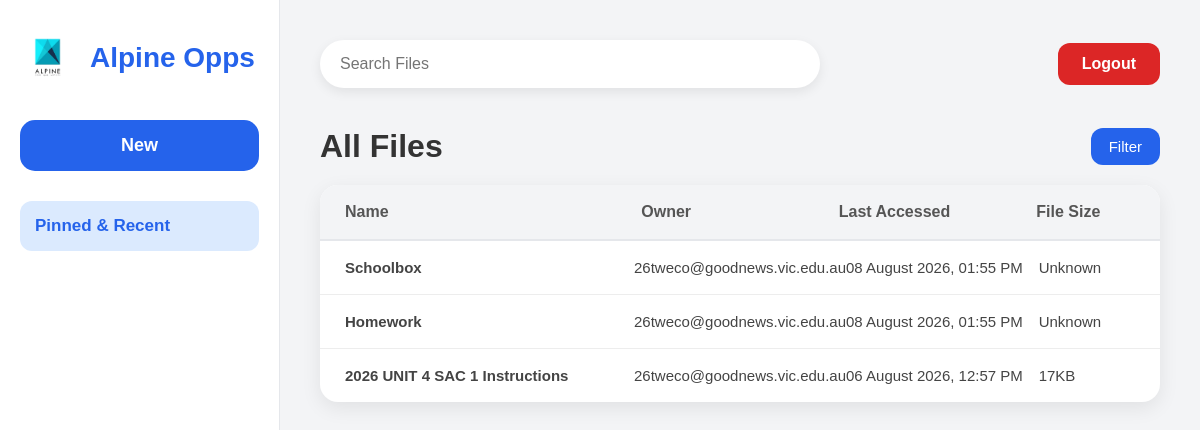
Page /dashboard (signed in) on the earlier database version.
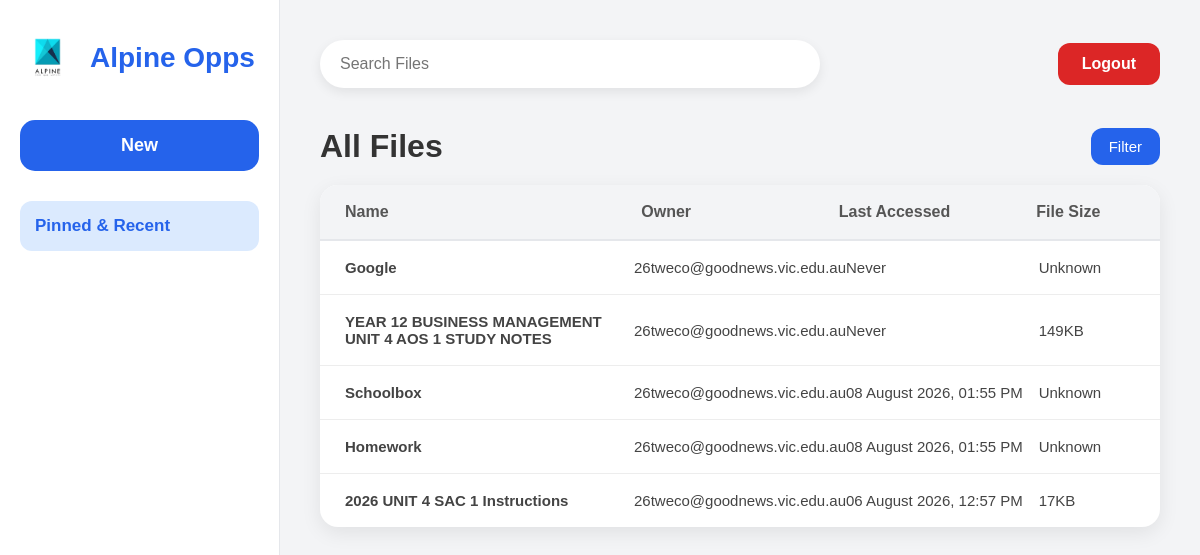
Same page on the later database version.
### tables this page shows
CREATE TABLE Files (

        FileID INTEGER PRIMARY KEY AUTOINCREMENT,

        FileName TEXT NOT NULL,

        FileType TEXT NOT NULL,

        FileURL TEXT NOT NULL,

        FileOwner TEXT NOT NULL,

        LastAccessed TEXT NOT NULL,

        FileSize TEXT,

        IsPinned INTEGER DEFAULT 0

    );

### app.py (the view)
@app.route("/dashboard")
def dashboard():
    if "email" not in session:
        return redirect(url_for("login_page"))
    connection = sqlite3.connect(DATABASE)
    connection.row_factory = sqlite3.Row
    cursor = connection.cursor()
    cursor.execute("""
        SELECT *
        FROM Files
        ORDER BY IsPinned DESC, FileID DESC
    """)
    files = cursor.fetchall()
    connection.close()
    return render_template(
        "dashboard.html",
        files=files
    )

### templates/dashboard.html (shortened to what this page needs)
<!DOCTYPE html>
<html lang="en">
<head>
    <link
        rel="stylesheet"
        href="{{ url_for('static', filename='css/dashboard.css') }}"
    >
</head>
<body>
<div class="container">
    <aside class="sidebar">
        <div class="logo">
            <img
                src="{{ url_for('static', filename='images/logo.png') }}"
                alt="Logo"
            >
            <h2>Alpine Opps</h2>
        </div>
        <form action="{{ url_for('newfile') }}" method="GET">
            <button type="submit" class="new-btn">
                New
            </button>
        </form>
        <div class="menu">
            <div class="menu-item active">
                <p>Pinned & Recent</p>
            </div>
        </div>
    </aside>
    <main class="main-content">
        <header class="topbar">
            <div class="search-box">
                <input type="text" placeholder="Search Files">
            </div>
            <a href="{{ url_for('logout') }}" class="logout-btn">
                Logout
            </a>
        </header>
        <section class="files-header">
            <h1>All Files</h1>
            <button class="filter-btn">
                Filter
            </button>
        </section>
        <section class="file-table">
            <div class="table-head">
                <div>Name</div>
                <div>Owner</div>
                <div>Last Accessed</div>
                <div>File Size</div>
            </div>
            {% for file in files %}
                <div
                    class="table-row"
                    onclick="window.open('{{ url_for('open_file', file_id=file['FileID']) }}', '_blank')"
                    tabindex="0"
                    role="button"
                    onkeydown="if(event.key==='Enter' || event.key===' '){
                        event.preventDefault();
                        window.open('{{ url_for('open_file', file_id=file['FileID']) }}', '_blank');
                    }" >
                    <div class="file-name">
                        {{ file["FileName"] }}
                    </div>
                    <div>
                        {{ file["FileOwner"] }}
                    </div>
                    <div>
                        {{ file["LastAccessed"] }}
                    </div>
                    <div>
                        {{ file["FileSize"] }}
                    </div>
                </div>
            {% endfor %}
        </section>
    </main>
</div>
</body>
</html>

### static/css/dashboard.css (style rules this page uses)
* { margin:0; padding:0; box-sizing:border-box; font-family:Arial, Helvetica, sans-serif; }
body { background:#f3f4f6; color:#333; }
.container { display:flex; height:100vh; }
.sidebar { width:280px; background:#ffffff; border-right:1px solid #e5e7eb; padding:30px 20px; display:flex; flex-direction:column; }
.logo { display:flex; align-items:center; gap:15px; margin-bottom:35px; }
.logo img { width:55px; }
.logo h2 { font-size:28px; color:#2563eb; }
.new-btn { width:100%; padding:15px; border:none; border-radius:15px; background:#2563eb; color:white; font-size:18px; font-weight:bold; cursor:pointer; margin-bottom:30px; transition:.2s; }
.menu { margin-bottom:20px; }
.menu-item { padding:15px; border-radius:12px; cursor:pointer; transition:.2s; font-size:17px; }
.active { background:#dbeafe; color:#2563eb; font-weight:bold; }
.main-content { flex:1; padding:40px; }
.topbar { display:flex; justify-content:space-between; align-items:center; margin-bottom:40px; }
.search-box { width:500px; }
.search-box input { width:100%; padding:15px 20px; border:none; border-radius:30px; background:white; font-size:16px; outline:none; box-shadow:0 4px 12px rgba(0,0,0,.08); }
.logout-btn { text-decoration:none; background:#dc2626; color:white; padding:12px 24px; border-radius:12px; font-weight:bold; transition:.2s; }
.files-header { display:flex; justify-content:space-between; align-items:center; margin-bottom:25px; }
.files-header h1 { font-size:34px; font-weight:600; }
.filter-btn { background:#2563eb; color:white; border:none; border-radius:12px; padding:12px 24px; font-size:15px; cursor:pointer; transition:.2s; }
.file-table { background:white; border-radius:18px; overflow:hidden; box-shadow:0 8px 20px rgba(0,0,0,.08); }
.table-head { display:grid; grid-template-columns:3fr 2fr 2fr 1fr; background:#f8fafc; padding:20px 30px; font-weight:bold; color:#666; border-bottom:2px solid #e5e7eb; }
.table-row { display:grid; grid-template-columns:3fr 2fr 2fr 1fr; padding:20px 30px; border-bottom:1px solid #f1f1f1; transition:.2s; }
.table-row:last-child { border-bottom:none; }
.table-row div:first-child { font-weight:600; }
.files-header { display:flex; justify-content:space-between; align-items:center; margin-bottom:20px; }
.files-header h1 { font-size:32px; color:#333; font-weight:600; }
.filter-btn { display:flex; align-items:center; gap:8px; padding:10px 18px; border:none; border-radius:12px; background:#2563eb; color:white; cursor:pointer; font-size:15px; transition:.2s; }
.file-table { background:white; border-radius:18px; overflow:hidden; box-shadow:0 6px 20px rgba(0,0,0,.08); }
.table-head { display:grid; grid-template-columns: 3fr 2fr 2fr 1fr; background:#f3f4f6; padding:18px 25px; font-weight:bold; color:#555; border-bottom:2px solid #e5e7eb; }
.table-row { display:grid; grid-template-columns: 3fr 2fr 2fr 1fr; padding:18px 25px; align-items:center; border-bottom:1px solid #ededed; transition:.2s; font-size:15px; }
.table-row div { color:#444; }

Differences in the rows shown:
added Files: FileName "Google", FileOwner "26tweco@goodnews.vic.edu.au", LastAccessed "Never", FileSize "Unknown"
added Files: FileName "YEAR 12 BUSINESS MANAGEMENT UNIT 4 AOS 1 STUDY NOTES", FileOwner "26tweco@goodnews.vic.edu.au", LastAccessed "Never", FileSize "149KB"
